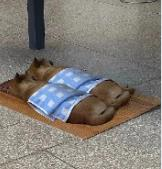
%> input picture matlabwork/MATLAB01/peppers.jpg, 162 x 169 px
$ octave Untitled2.m   (GNU Octave 9; MATLAB toolbox functions it lacks are replaced by stand-ins)
%> lines starting %> are read from the running program, lines starting %| are printed output that depends on the picture
MyImage1 = imread('peppers.jpg');%读取彩色图像
%> MyImage1 is the input picture: size 169x162x3 uint8; mean R, G, B 128.4, 123.4, 117.1
%显示原来的图像
figure(1);
imshow(MyImage1);

%经过系统函数运算得到的灰度图像
MyGrayPic1 = rgb2gray(MyImage1);
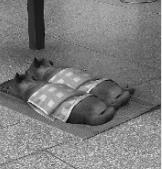
%> MyGrayPic1: size 169x162 uint8; min 5, max 243, mean 124.2
figure(2);
imshow(MyGrayPic1);


[rows,cols,colors] = size(MyImage1);%得到原来图像矩阵的参数
%> rows = 169; cols = 162; colors = 3
MidGrayPic1 = zeros(rows,cols);%得到一个全0矩阵，用于存储之后生成的灰度图像
MidGrayPic1 = uint8(MidGrayPic1);%将创建的全0矩阵转换为uint8格式，因为用上面的语句创建之后图像是double型的
for i =1:rows
    for j =1:cols
        sum=0;
        for k =1:colors
            sum = sum+MyImage1(i,j,k)/3;%进行转化的关键公式，sum每次都因为后面的数字而不能超过255 ，
        end
       MidGrayPic1(i,j)=sum;
    end
end
%平均值法转化后的灰度图像
figure(3);
imshow(MidGrayPic1);


MidGrayPic2=zeros(rows ,cols);%用得到的参数创建一个全0的矩阵，用于存储之后生成的灰度图像
MidGrayPic2=uint8(MidGrayPic2);%将创建的全0矩阵转换为uint8格式

for i=1:rows
    for j=1:cols
        MidGrayPic2(i,j)=max(MyImage1(i,j,:));
    end
end
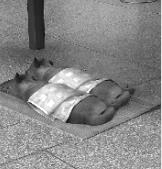
%> MidGrayPic2: size 169x162 uint8; min 13, max 255, mean 134.2
%最大值法转化之后的灰度图像
figure(4);
imshow(MidGrayPic2);


MidGrayPic3 = zeros(rows ,cols);%用得到的参数创建一个全0矩阵
MidGrayPic3 = uint8(MidGrayPic3);%将创建的全0矩阵转换为uint8格式

for i = 1:rows
    for j=1:cols
        MidGrayPic3(i , j) = MyImage1(i , j , 1)*0.30+MyImage1(i , j , 2)*0.59+MyImage1(i , j , 3)*0.11;
    end
end
%加权平均值法转化之后的灰度图像
figure(5);
imshow(MidGrayPic3);

$ run again, with matlabwork/MATLAB01/lotus.jpg copied over matlabwork/MATLAB01/peppers.jpg
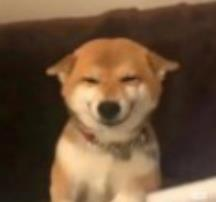
%> input picture matlabwork/MATLAB01/lotus.jpg, 216 x 202 px
%> MyImage1 is the input picture: size 202x216x3 uint8; mean R, G, B 107.3, 80.6, 56.6
%> `MyGrayPic1 = rgb2gray(MyImage1);`:
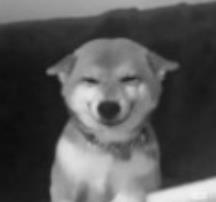
%> MyGrayPic1: size 202x216 uint8; min 12, max 243, mean 85.9
%> after the loop `for i=1:rows`:
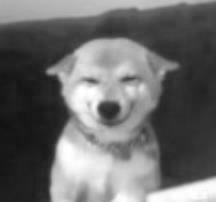
%> MidGrayPic2: size 202x216 uint8; min 17, max 255, mean 107.3

$ run again, with matlabwork/MATLAB01/b2.png saved as matlabwork/MATLAB01/peppers.jpg
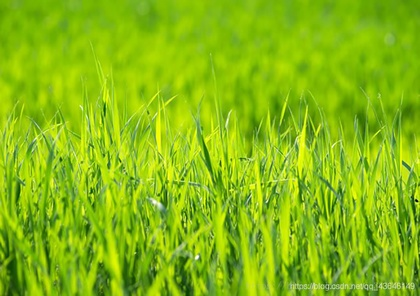
%> input picture matlabwork/MATLAB01/b2.png, 420 x 296 px, shrunk from 822 x 580 before the run
%> MyImage1 is the input picture: size 296x420x3 uint8; mean R, G, B 134.3, 186.8, 17.3
%> after the loop `for i =1:rows`:
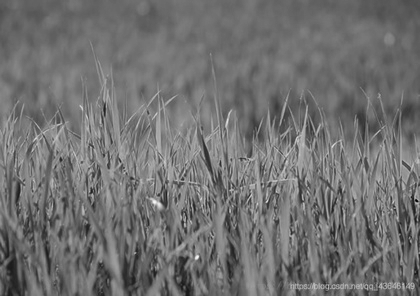
%> MidGrayPic1: size 296x420 uint8; min 4, max 247, mean 112.8
%> after the loop `for i=1:rows`:
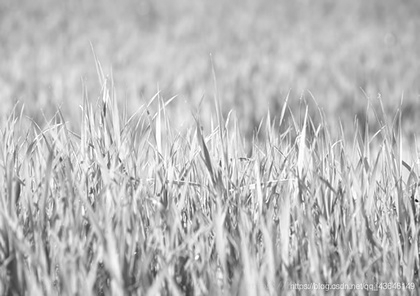
%> MidGrayPic2: size 296x420 uint8; min 13, max 255, mean 186.8
